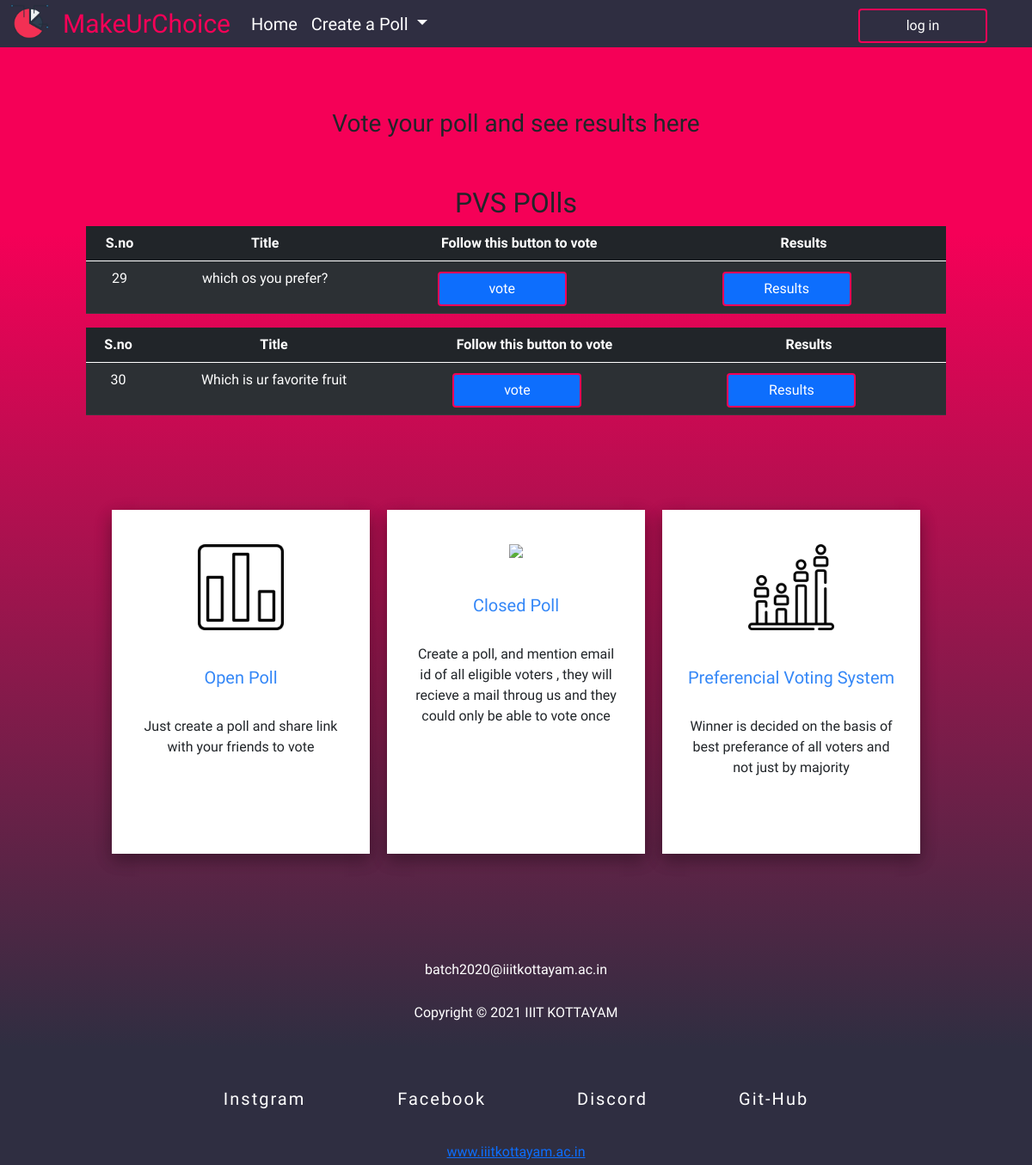
The app's page /Tpolls, older data.
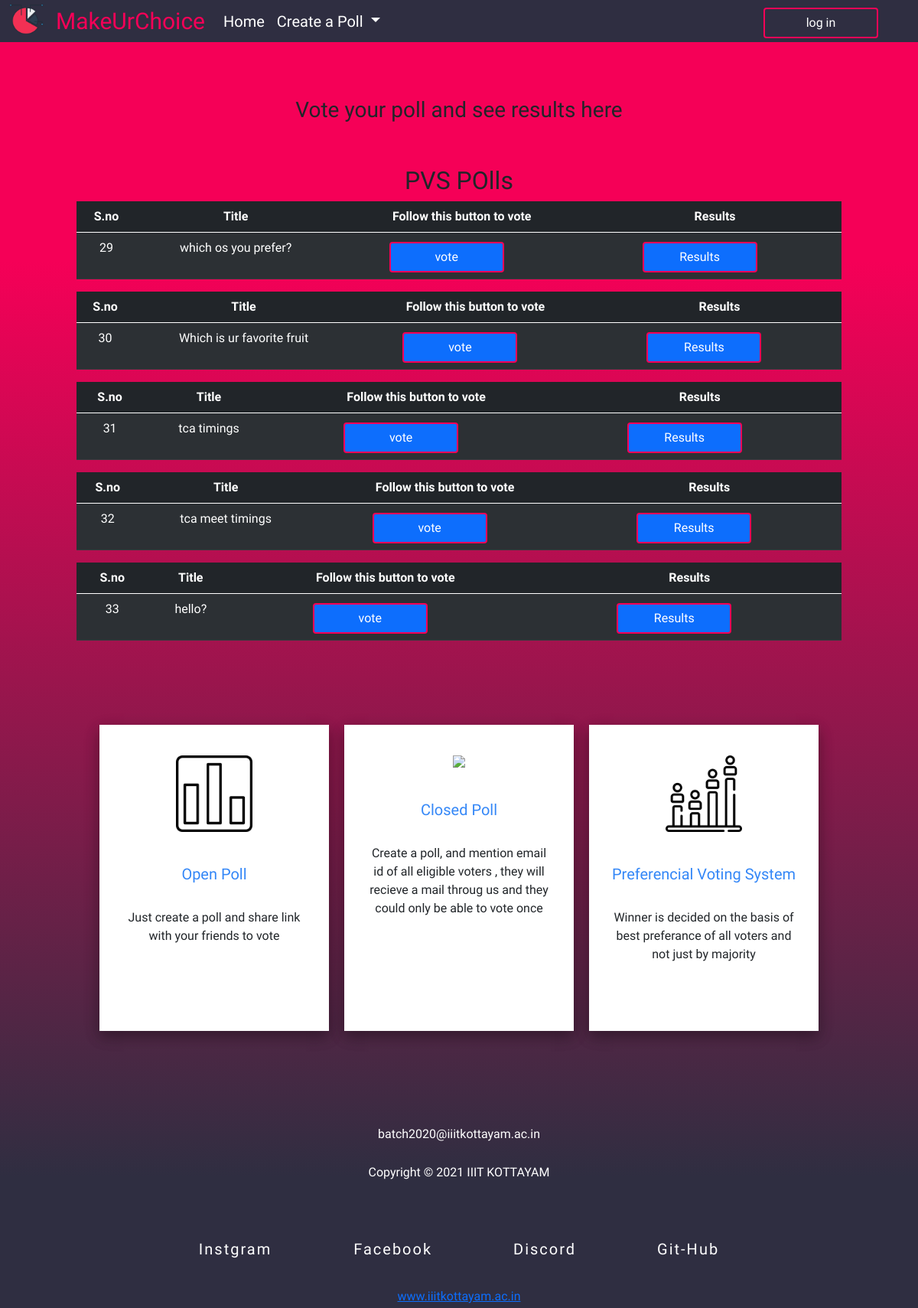
The same page, newer data.
### polling/models.py (models this page shows)
class CreatPoll(models.Model):
    Title = models.TextField()
    o1 = models.CharField( max_length=50)
    o2 = models.CharField( max_length=50)
    o3 = models.CharField( max_length=50)
    o4 = models.CharField( max_length=50)
    on1= models.IntegerField(default=0)
    on2= models.IntegerField(default=0)
    on3= models.IntegerField(default=0)
    on4= models.IntegerField(default=0)
    one_1=models.IntegerField(default=0)
    two_1=models.IntegerField(default=0)
    three_1=models.IntegerField(default=0)
    four_1=models.IntegerField(default=0)

### polling/views.py (the view)
# urls.py: path('Tpolls',views.Tpolls,name='Tpolls'),
def Tpolls(request):
    objects=CreatPoll.objects.all()
    context={
        'poll':objects
    }
    return render(request,'Tpolls.html',context)

### templates/Tpolls.html (shortened to what this page needs)
{% extends "base.html" %}
{% block content %}
<br><br><br>
<center><h3 class="h3" >Vote your poll and see results here</h3></center><br><br>
<center><h2>PVS POlls</h2></center>
{% for i in poll %}
    <div class="coont" style="margin-left: 100px;margin-right:100px">
        <center>
            <table class="table table-striped table-dark">
                <center>
                    <thead>
                        <tr>
                            <th>
                                <center>S.no</center>
                            </th>
                            <th>
                                <center>Title</center>
                            </th>
                            <th>
                                <center>Follow this button to vote</center>
                            </th>
                            <th>
                                <center>Results</center>
                            </th>
                        </tr>
                    </thead>
                </center>
                <tbody>
                    <tr>
                        <td>
                            <center>{{i.id}}</center>
                        </td>
                        <td>
                            <center>{{i.Title}} </center>
                        </td>
                        <td><a href="{% url 'poll' i.id %}">
                                <center><button class="btn btn-primary">vote</button></center>
                            </a></td>
                        <td><a href="{% url 'result' i.id %}">
                                <center><button class="btn btn-primary">Results</button></center>
                            </a></td>
                    </tr>
                </tbody>
            </table>
        </center>
    </div>
{% endfor %}
{% endblock %}

### templates/base.html (shortened to what this page needs)
{% load static %}
<!DOCTYPE html>
<html lang="en">
<head>
    <link href="https://cdn.jsdelivr.net/npm/bootstrap@5.0.0-beta2/dist/css/bootstrap.min.css" rel="stylesheet"
>
    <link rel="stylesheet" href={% static "createpoll.css" %}>
    <link rel="stylesheet" href="href="https://cdnjs.cloudflare.com/ajax/libs/font-awesome/5.13.0/css/all.min.css"
    />
</head>
<body>
    <nav class="navbar navbar-expand-lg navbar-light bg-light">
        <div class="container-fluid">
            <a class="navbar-brand" href="{% url 'home' %}">
                <img src={% static "voting-poll1.png" %} alt="" width="45" height="40" class="d-inline-block align-top">
            </a>
            <a class="navbar-brand" href="{% url 'home' %}" style="color:#f50057;">MakeUrChoice</a>
            <div class="collapse navbar-collapse" id="navbarSupportedContent">
                <ul class="navbar-nav me-auto mb-2 mb-lg-0">
                    <li class="nav-item">
                        <a class="nav-link active" aria-current="page" href="{% url 'home' %}"
                            style="color:white;">Home</a>
                    </li>
                    <li class="nav-item dropdown">
                        <a class="nav-link dropdown-toggle" href="{% url 'create' %}" id="navbarDropdown" role="button"
                            data-bs-toggle="dropdown" aria-expanded="false" style="color:white;">
                            Create a Poll
                        </a>
                    </li>
                </ul>
                <button class="btn btn-outline-success" type="submit">log in</button>
            </div>
        </div>
    </nav>
    {% block content%}
    {% endblock %}
    <div class="features">
        <div class="box">
            <image class="icon" src={% static "poll.png" %}></image>
            <div class="h"> Open Poll</div>
            <p class="description">Just create a poll and share link with your friends to vote</p>
        </div>
        <div class="box">
            <image class="icon" src={% static "ballot.png" %}></image>
            <div class="h">Closed Poll</div>
            <p class="description">Create a poll, and mention email id of all eligible voters , they will recieve a mail throug us and they could only be able to vote once</p>
        </div>
        <div class="box">
            <image class="icon" src={% static "polling.png" %}></image>
            <div class="h">Preferencial Voting System</div>
            <p class="description">Winner is decided on the basis of best preferance of all voters and not just by majority</p>
        </div>
    </div>
    <div id="footer">
        <div class="aa"> batch2020@iiitkottayam.ac.in</div>
        <div class="aa">Copyright © 2021 IIIT KOTTAYAM</div><br>
        <div id="contact">
            <a class="cont" href="#" target="_blank">Instgram</span>
                <a class="cont" href="#" target="_blank">Facebook</a>
                <a class="cont" href="#" target="_blank">Discord</a>
                <a class="cont" href="#" target="_blank">Git-Hub</a>
        </div>
        <div><a href="https://www.iiitkottayam.ac.in/" target="_blank">www.iiitkottayam.ac.in</a></div>
    </div>
</body>
</html>

### static/createpoll.css (style rules this page uses)
body { background: linear-gradient(360deg, #2f2e41 10%, #f50057 80%); margin: 0; font-family: 'Mulish', sans-serif; }
.navbar { padding: 0; }
.navbar-brand { font-family: 'Lobster', cursive; font-size: 30px; }
.container-fluid { font-family: 'Mulish', sans-serif; font-size: 20px; background-color: #2f2e41; }
.collapse { text-align: right; font-weight: lighter; }
.btn { color: white; border: 2px solid #f50057; margin-right: 40px; }
button { margin-top: 4px; width: 150px; border: 2px solid #3487f7; border-radius: 4px; color: #3487f7; }
.features { display: flex; margin: 100px; justify-content: center; }
.box { text-align: center; background-color: white; margin: 10px; width: 300px; height: 400px; box-shadow: 0 8px 17px 0 rgba(0, 0, 0, 0.2), 0 6px 20px 0 rgba(0, 0, 0, 0.19); transition: all .4s; }
.icon { height: 100px; margin: 40px; }
p { margin: 20px; padding: 10px; }
.h { font-family: 'Lobster', cursive; font-size: 20px; color: #3487f7; }
#footer { font-family: 'Mulish', sans-serif; text-align: center; line-height: 30px; background-color: transparent; color: white; }
#contact { font-family: 'Lobster', cursive; letter-spacing: 2px; margin: auto; background-color: transparent; padding: 30px; }
.cont { background-color: transparent; color: white; text-decoration: none; margin: 30px; padding: 20px; font-size: 20px; transition: all .4s; }
.aa { padding: 10px; background-color: transparent; }

Row changes from the older to the newer data that the page shows:
added CreatPoll: id "31", Title "tca timings"
added CreatPoll: id "32", Title "tca meet timings"
added CreatPoll: id "33", Title "hello?"
